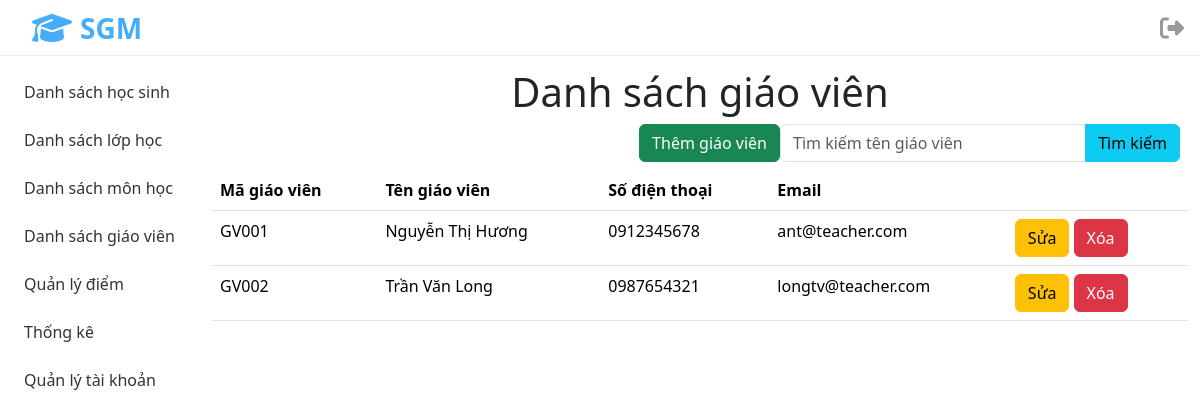
The app's page /views/teachers/list.php (signed in) with its own data.
### tables this page shows
CREATE TABLE `giaovien` (
  `MaGV` varchar(10) NOT NULL,
  `TenGV` varchar(50) NOT NULL,
  `SDTGV` varchar(10) NOT NULL,
  `EmailGV` varchar(50) NOT NULL
);

### models/teachers/list.php (the view)
<?php
$dirRoot = strstr(__DIR__, '\models', true);
require_once $dirRoot . '/connection.php';
$sql = "SELECT * FROM `giaovien` ORDER BY `MaGV` ASC";
$result = $conn->query($sql);
while ($row = $result->fetch_assoc()) {
?>
    <tr>
        <td><?php echo $row['MaGV'] ?></td>
        <td><?php echo $row['TenGV'] ?></td>
        <td><?php echo $row['SDTGV'] ?></td>
        <td><?php echo $row['EmailGV'] ?></td>
        <td>
            <a href="edit.php?sid=<?php echo $row['MaGV'] ?>" class="btn btn-warning">Sửa</a>
            <a href="/controllers/Classes.php?sid=<?php echo $row['MaGV'] ?> " class="btn btn-danger">Xóa</a>
        </td>
    </tr>
<?php
}
?>

### assets/css/style.css (style rules this page uses)
:root { --primary-color: #47acfa; }

### assets/css/header.css (style rules this page uses)
.header__container { position: fixed; top: 0; left: 0; width: 100%; height: 56px; z-index: 999; display: flex; justify-content: space-between; align-items: center; border-bottom: 1px solid #eee; background-color: #fff; }
.header__logo { text-decoration: none; display: flex; align-items: center; user-select: none; cursor: pointer; margin-left: 32px; }
.header__logo-img { width: 40px; margin-right: 8px; }
.header__logo-name { font-size: 28px; font-weight: 700; color: var(--primary-color); }
.header__logout { margin-right: 16px; cursor: pointer; }
.header__logout-img { width: 24px; }

### assets/css/navbar.css (style rules this page uses)
* { margin: 0; padding: 0; box-sizing: border-box; }
.navbar__container { position: fixed; }
.navbar__list { list-style: none; margin: 0; padding: 0; }
.navbar__link { width: 228px; text-decoration: none; color: #333; font-size: 16px; display: block; padding: 12px; border-radius: 8px; }

### records on screen
giaovien: MaGV "GV001", TenGV "Nguyễn Thị Hương", SDTGV "0912345678", EmailGV "ant@teacher.com"
giaovien: MaGV "GV002", TenGV "Trần Văn Long", SDTGV "0987654321", EmailGV "longtv@teacher.com"
